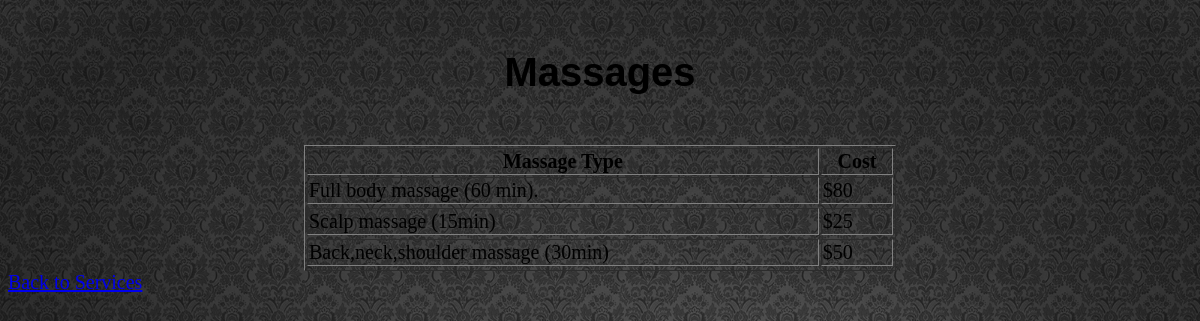
/Massage.php (signed in), run on the app's committed database.
### tables this page shows
CREATE TABLE IF NOT EXISTS `tblmassage` (
  `id` int(11) NOT NULL,
  `service` varchar(500) NOT NULL,
  `price` varchar(100) NOT NULL
);

### Massage.php (the view, shortened to what this page needs)
<?php
 include_once("DatabaseLogin.php");
?>
<!DOCTYPE html>
<html>
<head>
<link rel="stylesheet" type="text/css" href="Css.css">
</head>
<body>
	<div id="PriceList">
	<h1>Massages</h1>
<?php
		echo "<table border='1' align='center' width='50%'>";
		echo "<tr>".
				"<th>Massage Type</th><th>Cost</th>".
			  "</tr>";
	  	$result = mysqli_query($con,"SELECT * FROM tblmassage");
		while ($row=mysqli_fetch_row($result))
		{
		  	echo "<tr>".
		  	 	  	 "<td> ".$row[1] . "</td>".
		  	 	     "<td> " .$row[2]. "</td>".
		  	     "<tr>";
		  }
		   echo "</table>";
 	?>
<a href="Services.php">Back to Services</a>
</div>
</body>
</html>

### Css.css (style rules this page uses)
h1 { text-align:center; }
h1 { text-align: center; font-family: Tahoma, Arial, sans-serif; color:black; margin: 50px 0; }

### data on the page
tblmassage: service "Full body massage (60 min).", price "$80"
tblmassage: service "Scalp massage (15min)", price "$25"
tblmassage: service "Back,neck,shoulder massage (30min)", price "$50"
